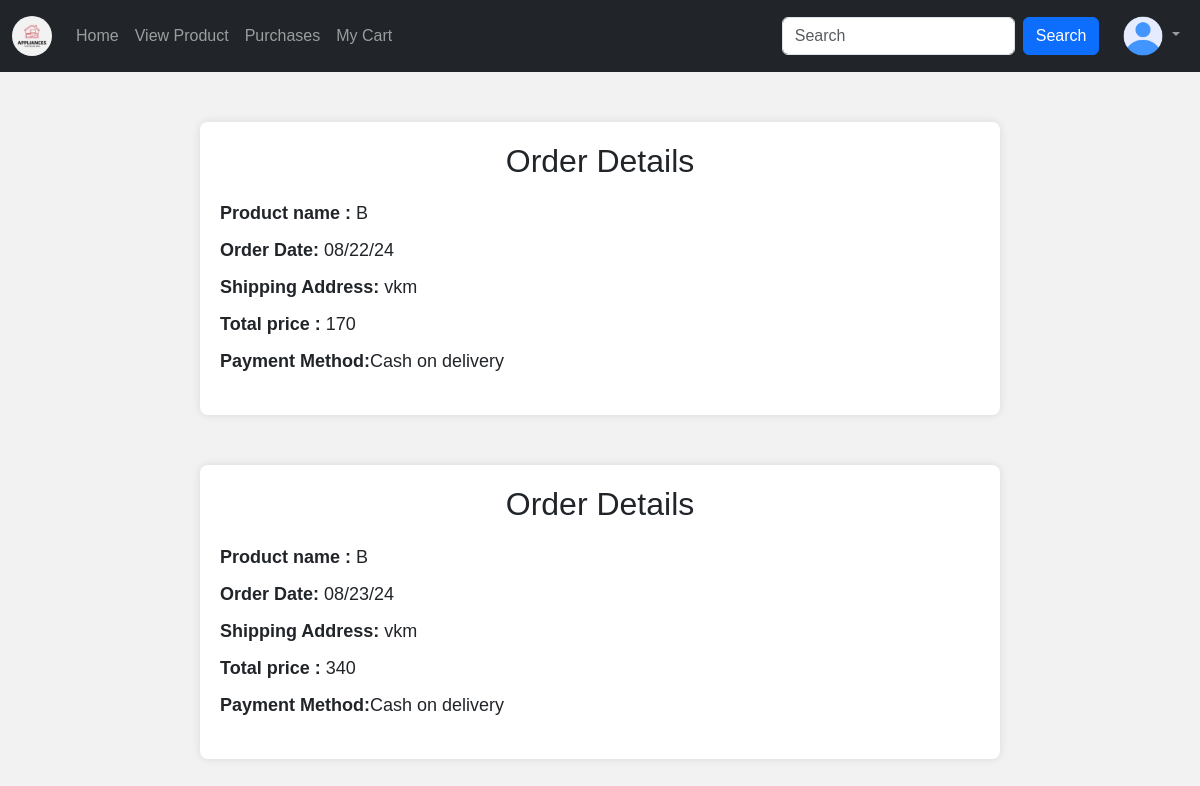
Page /order_details (signed in) on the committed database.
### app/models.py (models this page shows, shortened)
class buy(models.Model):
    user = models.ForeignKey(Register,on_delete=models.CASCADE)
    product = models.ForeignKey(Product,on_delete=models.CASCADE)
    date_of_buying = models.TextField()
    payment_status = models.BooleanField(default=False)
    quantity = models.IntegerField()
    price = models.IntegerField()

class Product(models.Model):
    name = models.TextField()
    discription = models.TextField()
    price = models.IntegerField()
    category = models.TextField()
    quantity = models.IntegerField()
    offerprice = models.IntegerField()
    image = models.FileField()

class Register(models.Model):
    Email = models.EmailField(unique=True)
    name = models.TextField()
    phonenumber = models.IntegerField()
    password = models.IntegerField()
    location= models.TextField()

### app/views.py (the view)
# urls.py: path('order_details',views.order_details),
def order_details(req):
    if 'user' in req.session:
        data=buy.objects.filter(user=get_usr(req))
        return render(req,'user/orderdetails.html',{'data':data})
    else:
        return redirect(login)

### app/views.py (called while the page is built)
def get_usr(req):
    data=Register.objects.get(Email=req.session['user'])
    return data

### template/user/orderdetails.html (shortened to what this page needs)
<!DOCTYPE html>
<html lang="en">
<head>
    {% load static %}
    <link href="https://cdn.jsdelivr.net/npm/bootstrap@5.3.3/dist/css/bootstrap.min.css" rel="stylesheet">
</head>
<body>
    <nav class="navbar navbar-expand-sm navbar-dark bg-dark">
        <div class="container-fluid">
            <a class="navbar-brand" href="#">
                <img src="{% static '360_F_450084582_MJt3cB5MG2NcwgoaN86eWH5573szBMKH.jpg' %}" alt="Logo" style="width:40px;" class="rounded-pill">
            </a>
            <div class="collapse navbar-collapse" id="mynavbar">
                <ul class="navbar-nav me-auto">
                    <li class="nav-item">
                        <a class="nav-link" href="../user_home">Home</a>
                    </li>
                    <li class="nav-item">
                        <a class="nav-link" href="../viewproduct">View Product</a>
                    </li>
                    <li class="nav-item">
                        <a class="nav-link" href="../order_details">Purchases</a>
                    </li>
                    <li class="nav-item">
                        <a class="nav-link" href="../user_view_cart">My Cart</a>
                    </li>
                </ul>
                <form class="d-flex ms-3">
                    <input class="form-control me-2" type="text" placeholder="Search">
                    <button class="btn btn-primary" type="button">Search</button>
                </form>
                <ul class="navbar-nav ms-3">
                    <li class="nav-item dropdown">
                        <a class="nav-link dropdown-toggle" href="#" id="navbarDropdownMenuLink" role="button" data-bs-toggle="dropdown" aria-expanded="false">
                            <img src="{% static 'user.png' %}" width="40" height="40" class="rounded-circle">
                        </a>
                    </li>
                </ul>
            </div>
        </div>
    </nav>
    {% for i in data %}
    <div class="order-container">
        <h2>Order Details</h2>
        <div class="order-details">
            <p><strong>Product name :</strong> {{i.product.name}}</p>
            <p><strong>Order Date:</strong> {{i.date_of_buying}}</p>
            <p><strong>Shipping Address:</strong> {{i.user.location}}</p>
            <p><strong>Total price :</strong> {{i.price}}</p>
            <p><strong>Payment Method:</strong>Cash on delivery</p>
        </div>
    </div>
    {% endfor %}
</body>
</html>

### template/user/orderdetails.html (style rules this page uses)
body { font-family: Arial, sans-serif; margin: 0; padding: 0; background-color: #f2f2f2; }
.order-container { max-width: 800px; margin: 50px auto; background-color: #fff; padding: 20px; border-radius: 8px; box-shadow: 0 0 10px rgba(0, 0, 0, 0.1); }
.order-container h2 { text-align: center; margin-bottom: 20px; }
.order-details { margin-bottom: 20px; }
.order-details p { font-size: 18px; margin: 10px 0; }

### rows in the picture
buy: product.name "B", date_of_buying "08/22/24", user.location "vkm", price "170"
buy: product.name "B", date_of_buying "08/23/24", user.location "vkm", price "340"
